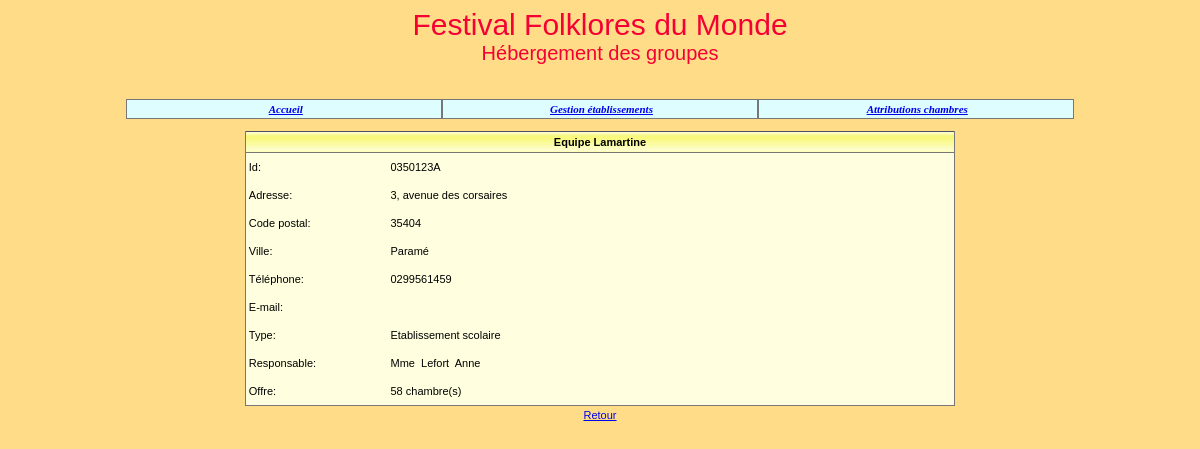
The page /detailEtablissement.php?id=0350123A on the database as committed earlier.
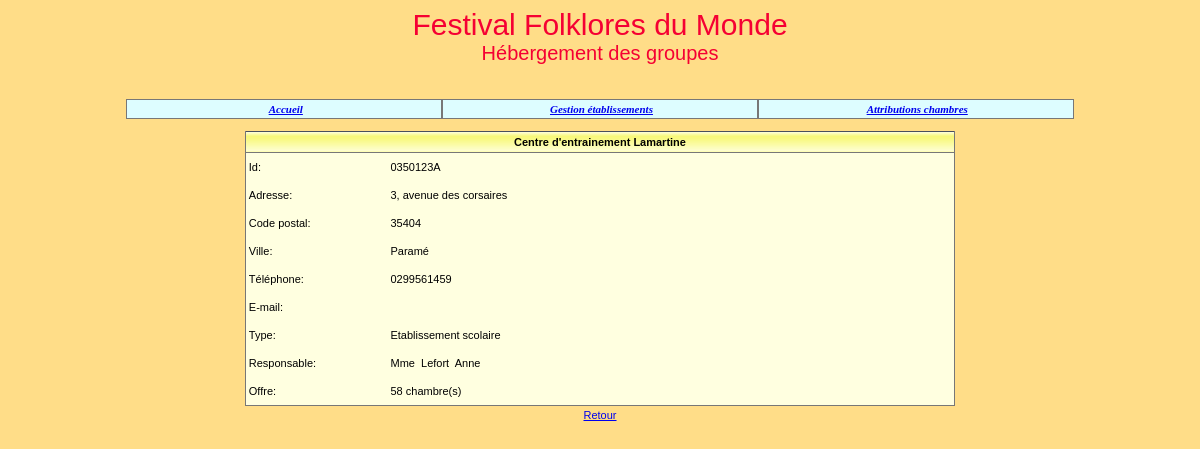
The same page on the database as committed later.
### tables this page shows
create table Etablissement 
	(
	id char (8) not null, 
	nom varchar (45) not null,
	adresseRue varchar (45) not null, 
	codePostal char (5) not null, 
	ville varchar (35) not null,
	tel varchar (13) not null,
	adresseElectronique varchar (70),
	type tinyint not null,
	civiliteResponsable varchar (12) not null,
	nomResponsable varchar (25) not null,
	prenomResponsable varchar (25),
	nombreChambresOffertes integer,
	constraint pk_Etablissement primary key (id)
	);

### _gestionBase.inc.php (called while the page is built, shortened)
<?php
function obtenirDetailEtablissement($connexion, $id)
{
   $req="select * from Etablissement where id='$id'";
   $rsEtab=$connexion->query($req);
   $rsEtab->execute();
   return $rsEtab->fetch();
}
?>

### detailEtablissement.php (the view, shortened to what this page needs)
<?php
include("_debut.inc.php");
include("_gestionBase.inc.php");
$connexion=connect();
$id=$_REQUEST['id'];
$lgEtab=obtenirDetailEtablissement($connexion, $id);
$nom=$lgEtab['nom'];
$adresseRue=$lgEtab['adresseRue'];
$codePostal=$lgEtab['codePostal'];
$ville=$lgEtab['ville'];
$tel=$lgEtab['tel'];
$adresseElectronique=$lgEtab['adresseElectronique'];
$type=$lgEtab['type'];
$civiliteResponsable=$lgEtab['civiliteResponsable'];
$nomResponsable=$lgEtab['nomResponsable'];
$prenomResponsable=$lgEtab['prenomResponsable'];
$nombreChambresOffertes=$lgEtab['nombreChambresOffertes'];
echo "
<table width='60%' cellspacing='0' cellpadding='0' align='center'
class='tabNonQuadrille'>
   <tr class='enTeteTabNonQuad'>
      <td colspan='3'>$nom</td>
   </tr>
   <tr class='ligneTabNonQuad'>
      <td  width='20%'> Id: </td>
      <td>$id</td>
   </tr>
   <tr class='ligneTabNonQuad'>
      <td> Adresse: </td>
      <td>$adresseRue</td>
   </tr>
   <tr class='ligneTabNonQuad'>
      <td> Code postal: </td>
      <td>$codePostal</td>
   </tr>
   <tr class='ligneTabNonQuad'>
      <td> Ville: </td>
      <td>$ville</td>
   </tr>
   <tr class='ligneTabNonQuad'>
      <td> Téléphone: </td>
      <td>$tel</td>
   </tr>
   <tr class='ligneTabNonQuad'>
      <td> E-mail: </td>
      <td>$adresseElectronique</td>
   </tr>
   <tr class='ligneTabNonQuad'>
      <td> Type: </td>";
      if ($type==1)
      {
         echo "<td> Etablissement scolaire </td>";
      }
      else
      {
         echo "<td> Autre établissement </td>";
      }
   echo "
   </tr>
   <tr class='ligneTabNonQuad'>
      <td> Responsable: </td>
      <td>$civiliteResponsable&nbsp; $nomResponsable&nbsp; $prenomResponsable
      </td>
   </tr>
   <tr class='ligneTabNonQuad'>
      <td> Offre: </td>
      <td>$nombreChambresOffertes&nbsp;chambre(s)</td>
   </tr>
</table>
<table align='center'>
   <tr>
      <td align='center'><a href='listeEtablissements.php'>Retour</a>
      </td>
   </tr>
</table>";
?>

Rows that differ between the two databases and show on the page:
changed etablissement "3, avenue des corsaires": nom "Equipe Lamartine" → "Centre d'entrainement Lamartine"
